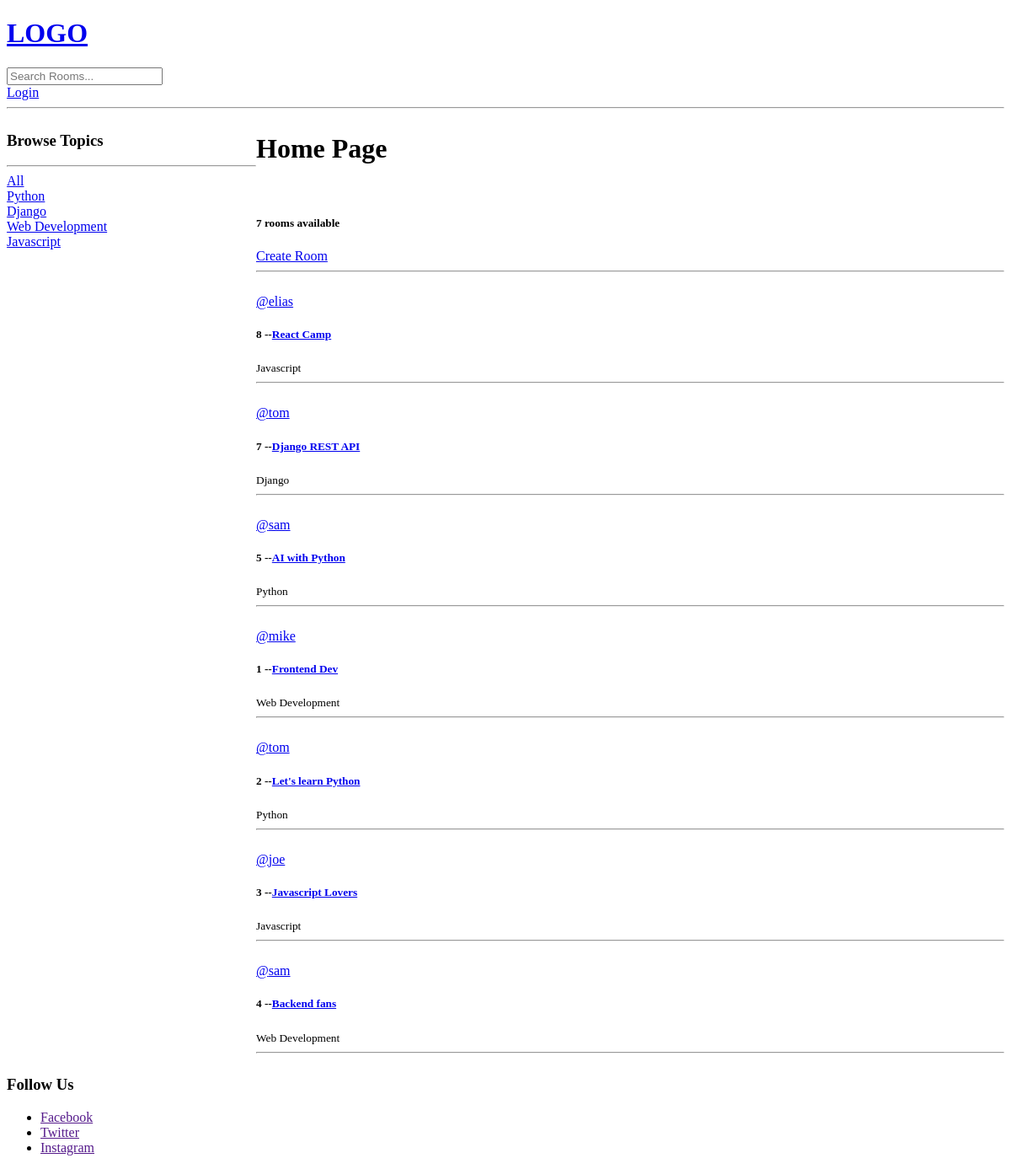
Before: / with the older database file.
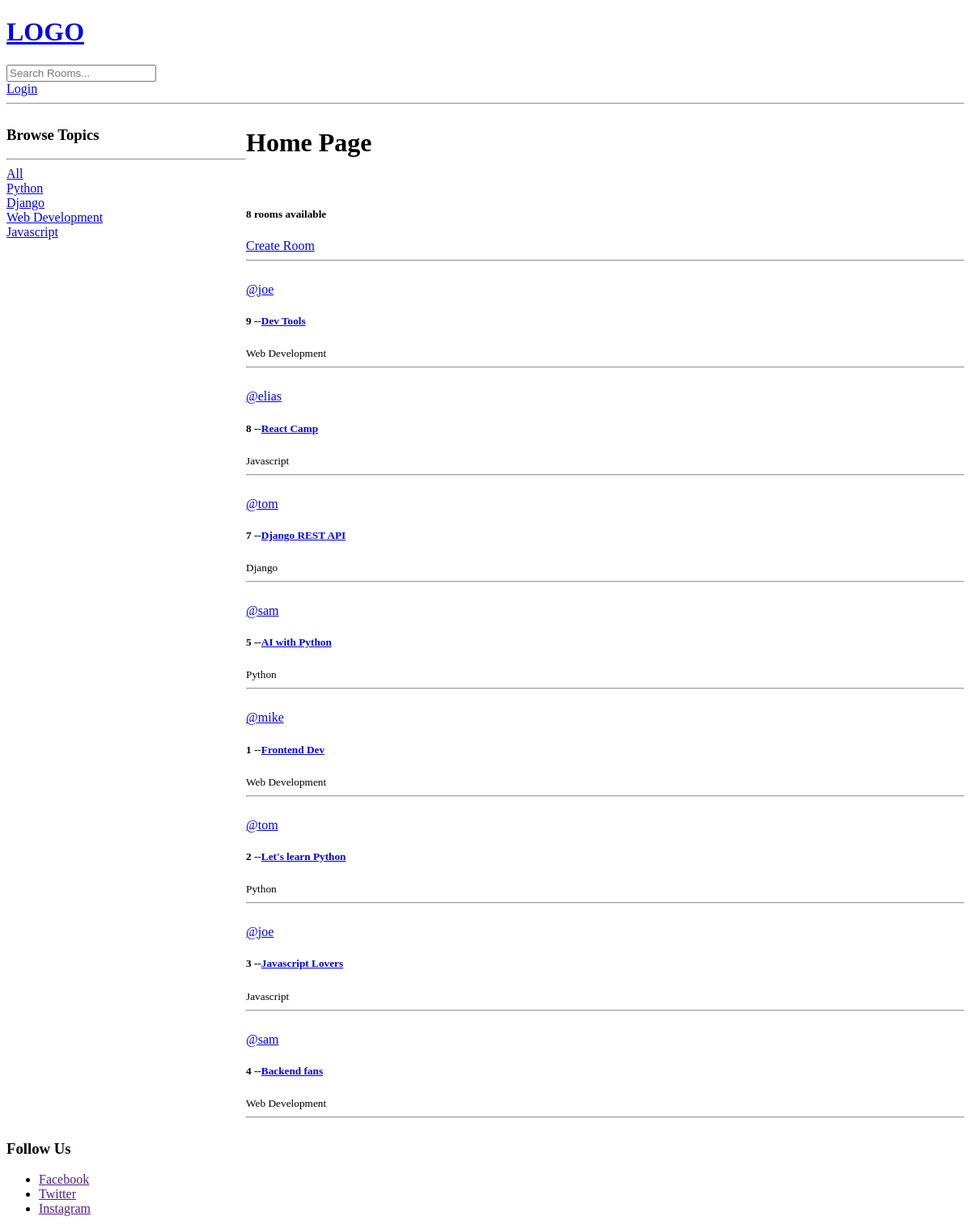
After: the same page with the newer database file.
### base/models.py (models this page shows, shortened)
class Topic(models.Model):
    name = models.CharField(max_length=200)

class Room(models.Model):
    host = models.ForeignKey(User, on_delete=models.SET_NULL, null=True)
    topic = models.ForeignKey(Topic, on_delete=models.SET_NULL, null=True)
    name = models.CharField(max_length=200)
    description = models.TextField(null=True, blank=True)
    updated = models.DateTimeField(auto_now=True)
    created = models.DateTimeField(auto_now_add=True)
    class Meta:
        ordering = ['-updated','-created']

### base/views.py (the view)
# urls.py: path('', views.home, name="home"),
def home(request):
    q = request.GET.get('q') if request.GET.get('q') != None else ''
    rooms = Room.objects.filter(Q(topic__name__icontains = q) | Q(name__icontains = q) | Q(description__icontains = q))
    topics = Topic.objects.all()
    room_count = rooms.count()
    context =  {'rooms':rooms, "topics":topics, 'room_count': room_count}
    return render(request, 'base/home.html', context)

### base/templates/base/home.html (shortened to what this page needs)
{% extends 'layout.html' %}
    {% block mainBlock %}
        <div class= 'home-container'>
            <div>
                <h3>Browse Topics</h3>
                <hr>
                <div>
                    <a href="{% url 'home' %}">All</a>
                </div>
                {% for topic in topics  %}
                    <div>
                        <a href="{% url 'home' %}?q={{ topic.name }}">{{ topic.name }}</a>
                    </div>
                {% endfor %}
            </div>
            <div>
                <h1>Home Page</h1>
                <br>
                <h5>{{ room_count }} rooms available</h5>
                <a href="{% url 'create-room' %}">Create Room</a>
                <hr>
                {% for room in rooms %}
                    <div>
                        <br>
                        <span><a href="%">@{{ room.host.username}}</a></span>
                        <h5>{{ room.id }} --<a href="{% url 'room' room.id %}">{{ room.name }}</a></h5>
                        <small>{{ room.topic.name }}</small>
                        <hr>
                    </div>
                {% endfor %}
            </div>
        </div>
    {% endblock mainBlock %}

### templates/layout.html (shortened to what this page needs)
<!DOCTYPE html>
<html lang="en">
<head>
</head>
<body>
    <header>
        {% include 'navbar.html' %}
    </header>
    <main>
        {% block mainBlock %}
        {% endblock mainBlock %}
    </main>
    <footer>
        <h3>Follow Us</h3>
        <ul>
            <li><a href="">Facebook</a></li>
            <li><a href="">Twitter</a></li>
            <li><a href="">Instagram</a></li>
        </ul>
    </footer>
</body>
</html>

### templates/navbar.html
<a href="/">
    <h1>LOGO</h1>
</a>
<form action="{% url 'home' %}" method="get">
    <input type="text" name="q" placeholder = "Search Rooms...">
</form>
{% if request.user.is_authenticated %}
    <p>Hello {{ request.user }}</p>
    <a href="{% url 'logout' %}">Log out</a>
{% else %}
    <a href="{% url 'login' %}">Login</a>
{% endif %}
<hr>

### base/templates/base/home.html (style rules this page uses)
.home-container { display: grid; grid-template-columns: 1fr 3fr; }

Changed rows visible on the page:
added Room: host.username "joe", id "9", name "Dev Tools", topic.name "Web Development"
Other visible differences:
{{ room_count }}: "7" → "8"
